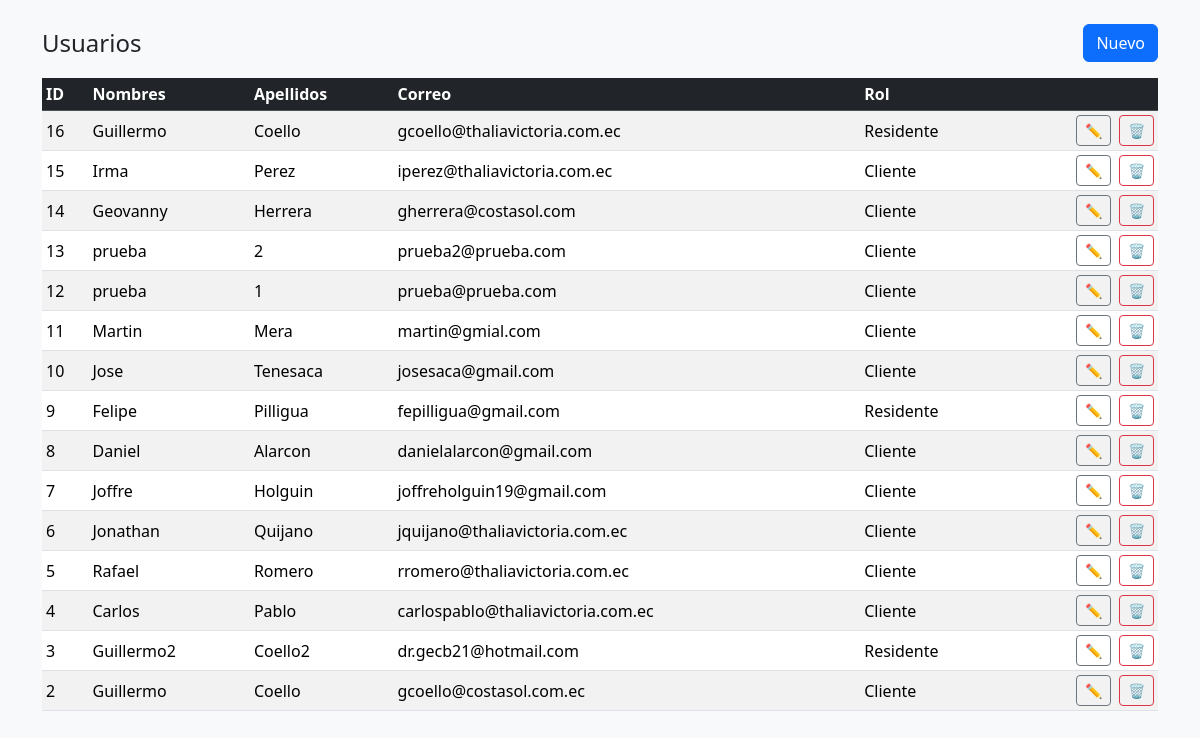
The page /appcostasol/Front/users.php on the database its author committed.
### tables this page shows
CREATE TABLE `usuario` (
  `id` bigint(20) unsigned NOT NULL AUTO_INCREMENT,
  `rol_id` tinyint(3) unsigned NOT NULL,
  `nombres` varchar(60) NOT NULL,
  `apellidos` varchar(60) NOT NULL,
  `cedula` varchar(20) DEFAULT NULL,
  `telefono` varchar(25) DEFAULT NULL,
  `correo` varchar(120) NOT NULL,
  `contrasena_hash` char(60) NOT NULL,
  `numero_propiedades` smallint(5) unsigned DEFAULT '0',
  `url_foto_perfil` varchar(255) DEFAULT NULL,
  `fecha_insertado` datetime DEFAULT CURRENT_TIMESTAMP,
  `token` varchar(255) DEFAULT NULL,
  `onesignal_player_id` varchar(255) DEFAULT NULL,
  `fecha_actualizacion_player_id` timestamp NULL DEFAULT NULL COMMENT 'Fecha de última actualización del OneSignal Player ID',
  PRIMARY KEY (`id`),
  UNIQUE KEY `correo` (`correo`),
  UNIQUE KEY `uk_usuario_cedula` (`cedula`),
  KEY `rol_id` (`rol_id`),
  KEY `idx_usuario_onesignal_player_id` (`onesignal_player_id`),
  CONSTRAINT `usuario_ibfk_1` FOREIGN KEY (`rol_id`) REFERENCES `rol` (`id`)
);

CREATE TABLE `rol` (
  `id` tinyint(3) unsigned NOT NULL AUTO_INCREMENT,
  `nombre` varchar(30) NOT NULL,
  `descripcion` varchar(100) NOT NULL,
  PRIMARY KEY (`id`),
  UNIQUE KEY `nombre` (`nombre`)
);

### appcostasol/Front/users.php (the view, shortened to what this page needs)
<?php
$db = DB::getDB();
$usuarios = $db->query(
  'SELECT u.id, u.nombres, u.apellidos, u.correo, r.nombre AS rol
     FROM usuario u
     JOIN rol r ON r.id = u.rol_id
     ORDER BY u.id DESC'
)->fetchAll();
?>
<!doctype html>
<html lang="es">
<head>
  <link href="https://cdn.jsdelivr.net/npm/bootstrap@5.3.3/dist/css/bootstrap.min.css" rel="stylesheet">
</head>
<body class="bg-light">
<div class="container py-4">
  <div class="d-flex justify-content-between align-items-center mb-3">
    <h1 class="h4 m-0">Usuarios</h1>
    <button class="btn btn-primary" data-bs-toggle="modal" data-bs-target="#modalUsuario"
            onclick="nuevoUsuario()">Nuevo</button>
  </div>
  <table class="table table-sm table-striped align-middle">
    <thead class="table-dark"><tr>
      <th>ID</th><th>Nombres</th><th>Apellidos</th><th>Correo</th><th>Rol</th><th></th>
    </tr></thead>
    <tbody id="tbody">
      <?php foreach ($usuarios as $u): ?>
        <tr>
          <td><?= $u['id'] ?></td>
          <td><?= htmlspecialchars($u['nombres']) ?></td>
          <td><?= htmlspecialchars($u['apellidos']) ?></td>
          <td><?= htmlspecialchars($u['correo']) ?></td>
          <td><?= htmlspecialchars($u['rol']) ?></td>
          <td class="text-end">
            <button class="btn btn-sm btn-outline-secondary me-1"
                    data-bs-toggle="modal" data-bs-target="#modalUsuario"
                    onclick='editarUsuario(<?= json_encode($u) ?>)'>✏️</button>
            <button class="btn btn-sm btn-outline-danger"
                    onclick="borrarUsuario(<?= $u['id'] ?>)">🗑️</button>
          </td>
        </tr>
      <?php endforeach; ?>
    </tbody>
  </table>
</div>
</body></html>

### rows shown on the page
usuario: id "16", nombres "Guillermo", apellidos "Coello", correo "gcoello@thaliavictoria.com.ec", rol.nombre "Residente"
usuario: id "15", nombres "Irma", apellidos "Perez", correo "iperez@thaliavictoria.com.ec", rol.nombre "Cliente"
usuario: id "14", nombres "Geovanny", apellidos "Herrera", correo "gherrera@costasol.com", rol.nombre "Cliente"
usuario: id "13", nombres "prueba", apellidos "2", correo "prueba2@prueba.com", rol.nombre "Cliente"
usuario: id "12", nombres "prueba", apellidos "1", correo "prueba@prueba.com", rol.nombre "Cliente"
usuario: id "11", nombres "Martin", apellidos "Mera", correo "martin@gmial.com", rol.nombre "Cliente"
usuario: id "10", nombres "Jose", apellidos "Tenesaca", correo "josesaca@gmail.com", rol.nombre "Cliente"
usuario: id "9", nombres "Felipe", apellidos "Pilligua", correo "fepilligua@gmail.com", rol.nombre "Residente"
usuario: id "8", nombres "Daniel", apellidos "Alarcon", correo "danielalarcon@gmail.com", rol.nombre "Cliente"
usuario: id "7", nombres "Joffre", apellidos "Holguin", correo "joffreholguin19@gmail.com", rol.nombre "Cliente"
usuario: id "6", nombres "Jonathan", apellidos "Quijano", correo "jquijano@thaliavictoria.com.ec", rol.nombre "Cliente"
usuario: id "5", nombres "Rafael", apellidos "Romero", correo "rromero@thaliavictoria.com.ec", rol.nombre "Cliente"
usuario: id "4", nombres "Carlos", apellidos "Pablo", correo "carlospablo@thaliavictoria.com.ec", rol.nombre "Cliente"
usuario: id "3", nombres "Guillermo2", apellidos "Coello2", correo "dr.gecb21@hotmail.com", rol.nombre "Residente"
usuario: id "2", nombres "Guillermo", apellidos "Coello", correo "gcoello@costasol.com.ec", rol.nombre "Cliente"
